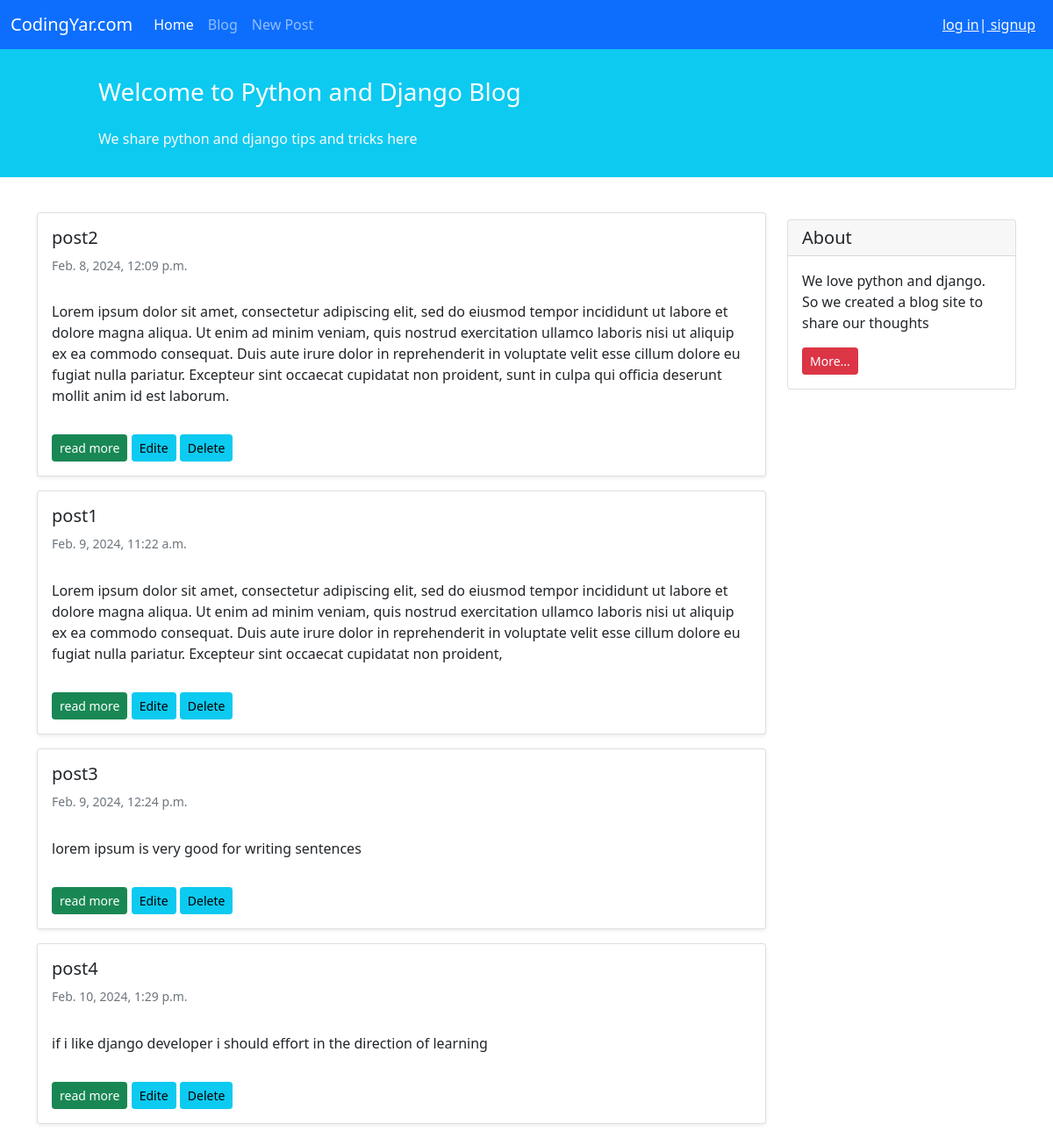
Screenshot of /blog/ with the database file from the repository.
### blog/models.py (models this page shows, shortened)
class Post(models.Model):
    STATUS_CHOICE =(
        ('pub','published'),
        ('drf', 'draft'),
    )
    title =models.CharField(max_length= 100)
    text = models.TextField()
    author = models.ForeignKey('auth.User', on_delete = models.CASCADE)
    datetime_add = models.DateTimeField(auto_now_add = True)
    datetime_modifie = models.DateTimeField(auto_now = True)
    status = models.CharField(choices= STATUS_CHOICE, max_length = 3)

### blog/views.py (the view)
# urls.py: path('', PostListView.as_view(), name='list_post'),
class PostListView(generic.ListView):
    template_name = 'blog/list_post.html'
    context_object_name = 'post_list'
    def get_queryset(self):
        return  Post.objects.filter(status='pub').order_by('datetime_modifie')

### blog/templates/blog/list_post.html (shortened to what this page needs)
{% extends '_base.html' %}
{% block content %}
 <div class="container mt-4">
        <div class="row">
            <div class="col-9">
                {% for posts in post_list %}
                    <div class="card shadow-sm my-3">
                        <div class="card-body">
                                <h5 class="card-title">{{posts.title}}</h5>
                                <h6 class="card-subtitle mb-2 text-muted small py-2">{{posts.datetime_modifie}}</h6>
                                <p class="card-text py-3">
                                    {{posts.text}}
                                </p>
                                <a href="{% url 'post_detail' posts.id %}"class = 'btn btn-sm btn-success'>read more</a>
                                <a href="{% url 'post_update' posts.id %}"class = 'btn btn-sm btn-info'>Edite</a>
                                <a href="{% url 'post_delete' posts.id %}"class = 'btn btn-sm btn-info'>Delete</a>
                        </div>
                    </div>
                {% endfor %}
            </div>
            <div class="col-3">
                    <div class="card my-4">
                        <h5 class="card-header">About</h5>
                        <div class="card-body">
                            <p class="card-text">We love python and django. So we created a blog site to share our
                                thoughts</p>
                            <a href="#"
                            class="btn btn-sm btn-danger">
                                More...
                            </a>
                        </div>
                    </div>
            </div>
        </div>
    </div>
{% endblock content %}

### templates/_base.html (shortened to what this page needs)
<!doctype html>
<html lang="en">
<head>
    <link href="https://cdn.jsdelivr.net/npm/bootstrap@5.1.3/dist/css/bootstrap.min.css" rel="stylesheet"
>
</head>
<body>
    <nav class="navbar navbar-expand-lg navbar-dark bg-primary">
        <div class="container-fluid">
            <a class="navbar-brand" href="#">CodingYar.com</a>
            <div class="collapse navbar-collapse" id="navbarNavAltMarkup">
                <div class="navbar-nav">
                    <a class="nav-link active" aria-current="page" href="#">Home</a>
                    <a class="nav-link" href="{% url 'list_post' %}">Blog</a>
                    <a class="nav-link" href="{% url 'post_create' %}">New Post</a>
                </div>
            </div>
            <div class="mx-2 text-white">
                {% if user.is_authenticated %}
                    welcome {{user.username}}|<a class="text-light" href="{% url 'logout' %}">log out</a>
                {% else %}
                    <a  class="text-light" href="{% url 'login' %}"> log in</a>|<a  class="text-light" href="{% url 'signup' %}"> signup</a>
                {% endif %}
            </div>
        </div>
    </nav>
<div class="container-fluid bg-info">
    <div class="row py-3">
        <div class="col-md-8 col-md-10 mx-auto">
            <h3 class="my-4 mt-3 text-white">Welcome to Python and Django Blog</h3>
            <p class="text-light">We share python and django tips and tricks here</p>
        </div>
    </div>
</div>
{% block content %}
{% endblock content %}
</body>
</html>

### rows the page displays
Post: title "post2", datetime_modifie "Feb. 8, 2024, 12:09 p.m.", text "Lorem ipsum dolor sit amet, consectetur adipiscing elit, sed do eiusmod tempor incididunt ut labore et dolore magna aliqua. Ut enim ad minim veniam, quis nostrud exercitation ullamco laboris nisi ut aliquip ex ea commodo consequat. Duis aute irure dolor in reprehenderit in voluptate velit esse cillum dolore eu fugiat nulla pariatur. Excepteur sint occaecat cupidatat non proident, sunt in culpa qui officia deserunt mollit anim id est laborum."
Post: title "post1", datetime_modifie "Feb. 9, 2024, 11:22 a.m.", text "Lorem ipsum dolor sit amet, consectetur adipiscing elit, sed do eiusmod tempor incididunt ut labore et dolore magna aliqua. Ut enim ad minim veniam, quis nostrud exercitation ullamco laboris nisi ut aliquip ex ea commodo consequat. Duis aute irure dolor in reprehenderit in voluptate velit esse cillum dolore eu fugiat nulla pariatur. Excepteur sint occaecat cupidatat non proident,"
Post: title "post3", datetime_modifie "Feb. 9, 2024, 12:24 p.m.", text "lorem ipsum is very good for writing sentences"
Post: title "post4", datetime_modifie "Feb. 10, 2024, 1:29 p.m.", text "if i like django developer i should effort in the direction of learning"
